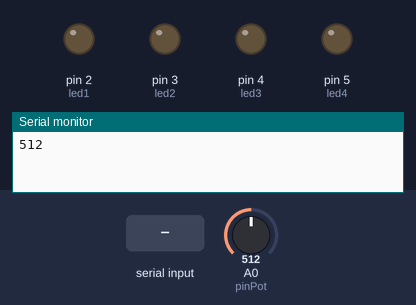
Bench run of a sketch on a simulated Arduino Uno, built with avr-gcc and run on an emulated ATmega328P. Parts: output pins drawn as LEDs (lit = HIGH), the last lines printed to the serial monitor. The inputs (shaded band) are chosen by the test bench; at power-on: A0 (pinPot) = 512.

Above: at 1.2 s.
1.3 s: "1" received over Serial
At 2.0 s:
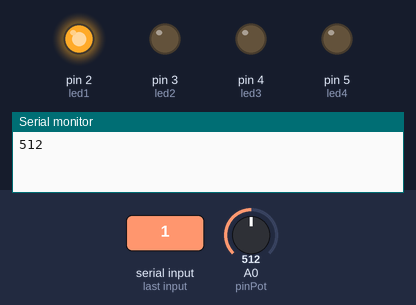
2.8 s: "3" received over Serial
At 3.1 s:
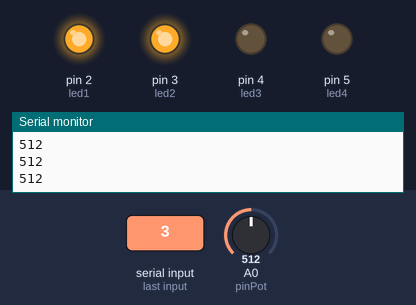
4.3 s: "2" received over Serial
At 5.5 s:
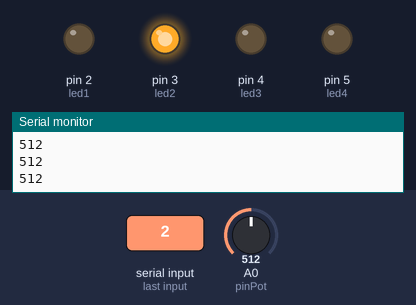
5.8 s: "5" received over Serial
At 6.6 s:
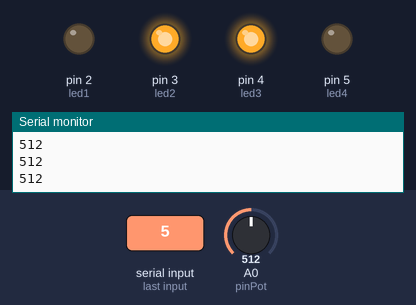
7.3 s: "4" received over Serial
At 7.8 s:
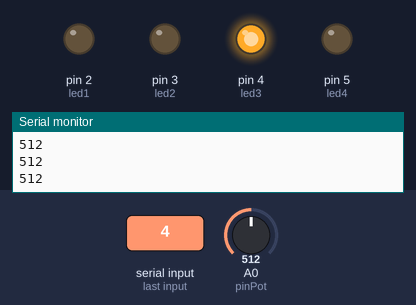
8.8 s: "7" received over Serial
At 10.1 s:
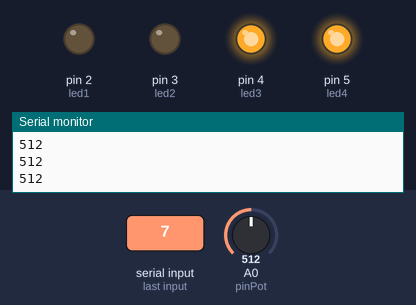
Timing chart, 0 to 11.3 s (numbered marks = the images above; inputs shaded):
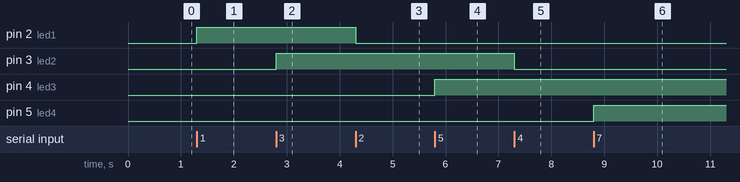

Measured:
- after the input at 1.3 s, pin 2 (led1): LOW → HIGH at once
- after the input at 2.8 s, pin 3 (led2): LOW → HIGH at once
- after the input at 4.3 s, pin 2 (led1): HIGH → LOW at once
- after the input at 5.8 s, pin 4 (led3): LOW → HIGH at once
- after the input at 7.3 s, pin 3 (led2): HIGH → LOW at once
- after the input at 8.8 s, pin 5 (led4): LOW → HIGH at once

The sketch:

sensor_salidas_arduino.ino
```cpp
// Salidas digitales
byte led1 = 2;
byte led2 = 3;
byte led3 = 4;
byte led4 = 5;
char orden;

// Potenciómetro
byte pinPot = A0;
int lectura;

unsigned long tiempo1 = 0;
unsigned long t1 = 0;


void setup() {

  pinMode(led1, OUTPUT);
  pinMode(led2, OUTPUT);
  pinMode(led3, OUTPUT);
  pinMode(led4, OUTPUT);

  pinMode(pinPot, INPUT);

  Serial.begin(9600);

}

void loop() {

  tiempo1 = millis();

  lectura = analogRead(pinPot);


  if (Serial.available() > 0) {
    orden  = Serial.read();
  }


  switch (orden) {
    case '1':
    digitalWrite(led1,HIGH);
    break;

    case '2':
    digitalWrite(led1,LOW);
    break;

    case '3':
    digitalWrite(led2,HIGH);
    break;

    case '4':
    digitalWrite(led2,LOW);
    break;

    case '5':
    digitalWrite(led3,HIGH);
    break;

    case '6':
    digitalWrite(led3,LOW);
    break;

    case '7':
    digitalWrite(led4,HIGH);
    break;

    case '8':
    digitalWrite(led4,LOW);
    break;
  }


  if( (tiempo1 - t1 >= 1000)){
    t1 = tiempo1;
    Serial.println(lectura);
  }

}
```
